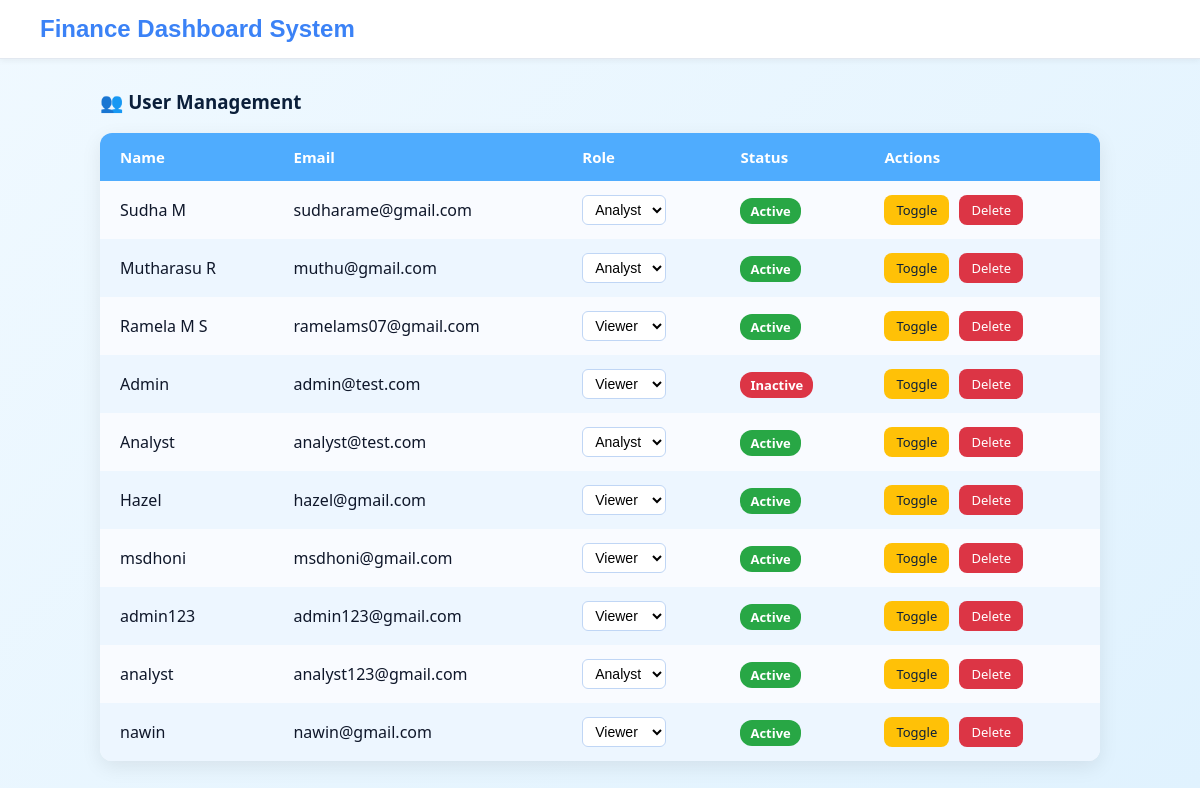
Page /admin/users (signed in) on the earlier database version.
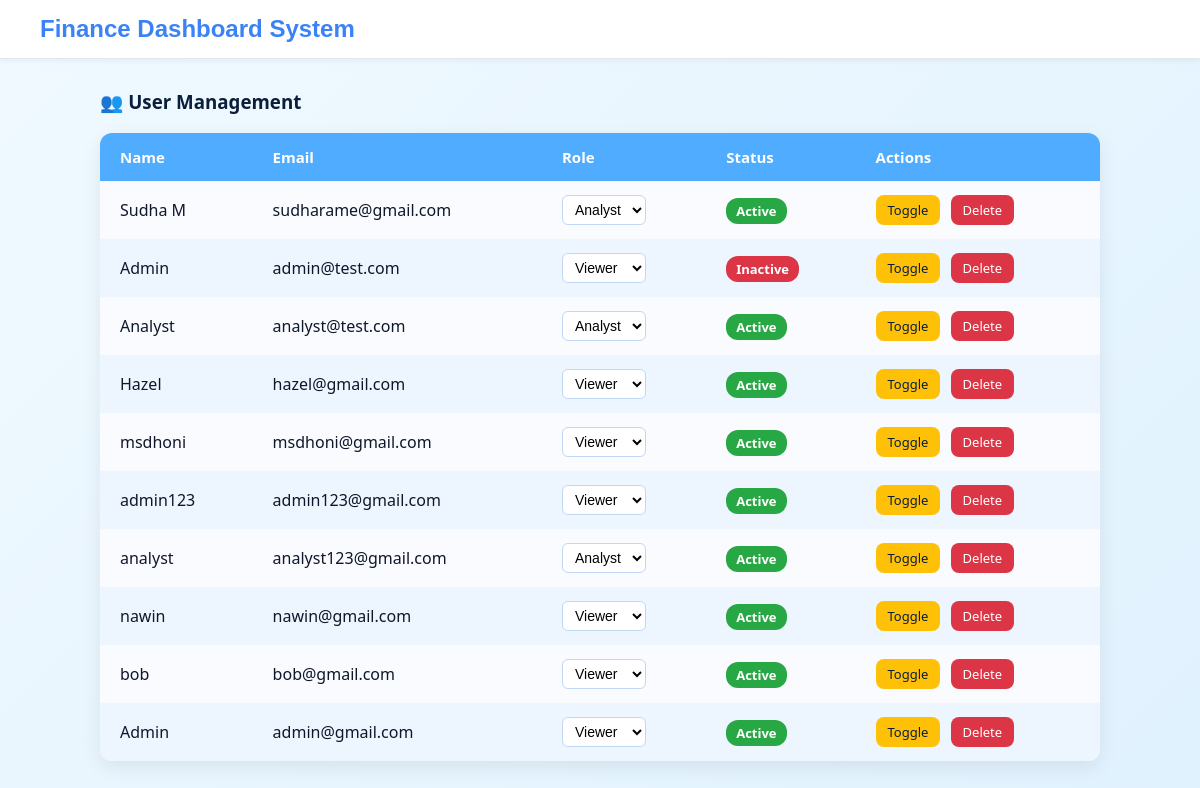
Same page on the later database version.
### app/models.py (models this page shows, shortened)
class User(db.Model, UserMixin):
    id = db.Column(db.Integer, primary_key=True)
    name = db.Column(db.String(100), nullable=False)
    email = db.Column(db.String(100), unique=True, nullable=False)
    password = db.Column(db.String(200), nullable=False)
    is_active = db.Column(db.Boolean, default=True)
    role_id = db.Column(db.Integer, db.ForeignKey("role.id"))
    role = db.relationship("Role")
    records = db.relationship("Record", back_populates="user", cascade="all, delete-orphan")

### app/routes.py (the view)
            def decorated(*args, **kwargs):
                if "role" not in session:
                    return redirect(url_for("login"))
                if session["role"] not in allowed_roles:
                    flash("Access denied!", "error")
                    return redirect(url_for("home"))
                return func(*args, **kwargs)

### app/templates/admin_users.html (shortened to what this page needs)
{% extends "base.html" %}
{% block content %}
<div class="user-management-container">
    <h3 class="mb-4">👥 User Management</h3>
    <table class="styled-table">
        <thead>
            <tr>
                <th>Name</th>
                <th>Email</th>
                <th>Role</th>
                <th>Status</th>
                <th>Actions</th>
            </tr>
        </thead>
        <tbody>
            {% for user in users %}
            <tr>
                <td>{{ user.name }}</td>
                <td>{{ user.email }}</td>
                <td>
                    <form action="/admin/change_role/{{ user.id }}" method="POST">
                        <select name="role" class="role-select" onchange="this.form.submit()">
                            <option value="viewer" {% if user.role.name == "viewer" %}selected{% endif %}>Viewer</option>
                            <option value="analyst" {% if user.role.name == "analyst" %}selected{% endif %}>Analyst</option>
                        </select>
                    </form>
                </td>
                <td>
                    {% if user.is_active %}
                        <span class="status active">Active</span>
                    {% else %}
                        <span class="status inactive">Inactive</span>
                    {% endif %}
                </td>
                <td>
                    <a href="/admin/toggle/{{ user.id }}" class="action-btn toggle-btn">Toggle</a>
                    <a href="/admin/delete_user/{{ user.id }}" class="action-btn delete-btn">Delete</a>
                </td>
            </tr>
            {% endfor %}
        </tbody>
    </table>
</div>
{% endblock %}

### app/templates/base.html (shortened to what this page needs)
<!DOCTYPE html>
<html lang="en">
<head>
    <link rel="stylesheet" href="https://cdn.jsdelivr.net/npm/bootstrap-icons@1.13.1/font/bootstrap-icons.css">
</head>
<body>
<div class="navbar">
    <h2>Finance Dashboard System</h2>
</div>
{% block content %}{% endblock %}
</body>
</html>

### app/templates/base.html (style rules this page uses)
body { margin: 0; font-family: Arial, sans-serif; background: linear-gradient(135deg, #F0F9FF, #E0F2FE); color: #0F172A; }
.navbar { position: sticky; top: 0; z-index: 100; display: flex; justify-content: space-between; align-items: center; padding: 15px 40px; background-color: #FFFFFF; border-bottom: 1px solid #E2E8F0; box-shadow: 0 2px 6px rgba(0,0,0,0.05); }
.navbar h2 { color: #3B82F6; margin: 0; }

### app/templates/admin_users.html (style rules this page uses)
.user-management-container { max-width: 1000px; margin: 30px auto; font-family: 'Segoe UI', Tahoma, Geneva, Verdana, sans-serif; }
h3 { font-weight: 700; color: #0b1f3a; text-align: left; }
.styled-table { width: 100%; border-collapse: collapse; border-radius: 12px; overflow: hidden; box-shadow: 0 6px 20px rgba(0,0,0,0.08); background: #f9fbff; }
.styled-table th, .styled-table td { padding: 14px 20px; text-align: left; }
.styled-table th { background: #4facfe; color: white; font-weight: 600; font-size: 15px; }
.styled-table tbody tr { transition: background 0.3s ease; cursor: default; }
.styled-table tbody tr:nth-child(even) { background: #edf6ff; }
.role-select { padding: 5px 8px; border-radius: 6px; border: 1px solid #c0d6f5; background: #ffffff; cursor: pointer; font-size: 14px; transition: all 0.2s ease; }
.status { padding: 4px 10px; border-radius: 12px; font-weight: 600; font-size: 13px; color: white; }
.status.active { background: #28a745; }
.status.inactive { background: #dc3545; }
.action-btn { padding: 6px 12px; border-radius: 8px; text-decoration: none; font-weight: 500; font-size: 13px; transition: all 0.2s ease; margin-right: 6px; display: inline-block; }
.toggle-btn { background: #ffc107; color: #0b1f3a; }
.delete-btn { background: #dc3545; color: white; }

Differences in the rows shown:
removed User: name "Mutharasu R", email "muthu@gmail.com", role "Analyst", is_active "Active"
removed User: name "Ramela M S", email "ramelams07@gmail.com", is_active "Active"
added User: name "bob", email "bob@gmail.com", role "Viewer", is_active "Active"
added User: name "Admin", email "admin@gmail.com", is_active "Active"
